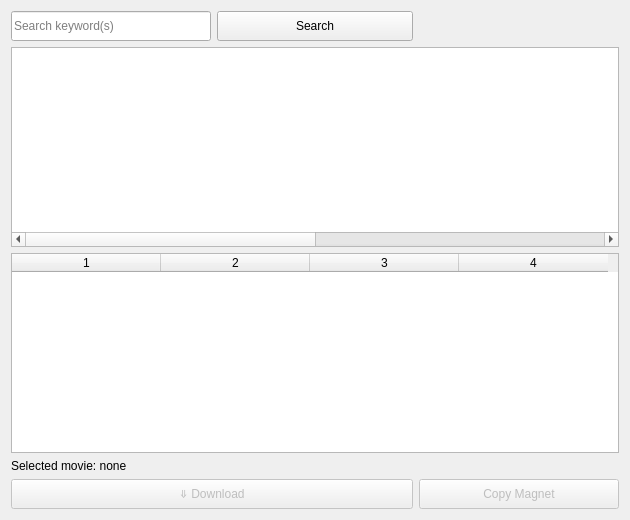
<?xml version="1.0" encoding="UTF-8"?>
<ui version="4.0">
 <class>MainWindow</class>
 <widget class="QMainWindow" name="MainWindow">
  <property name="geometry">
   <rect>
    <x>0</x>
    <y>0</y>
    <width>630</width>
    <height>520</height>
   </rect>
  </property>
  <property name="sizePolicy">
   <sizepolicy hsizetype="Preferred" vsizetype="Preferred">
    <horstretch>0</horstretch>
    <verstretch>0</verstretch>
   </sizepolicy>
  </property>
  <property name="minimumSize">
   <size>
    <width>630</width>
    <height>520</height>
   </size>
  </property>
  <property name="maximumSize">
   <size>
    <width>16777215</width>
    <height>16777215</height>
   </size>
  </property>
  <property name="windowTitle">
   <string>YTS Torrents</string>
  </property>
  <widget class="QWidget" name="centralWidget">
   <property name="sizePolicy">
    <sizepolicy hsizetype="Preferred" vsizetype="MinimumExpanding">
     <horstretch>0</horstretch>
     <verstretch>0</verstretch>
    </sizepolicy>
   </property>
   <property name="minimumSize">
    <size>
     <width>630</width>
     <height>500</height>
    </size>
   </property>
   <property name="maximumSize">
    <size>
     <width>16777215</width>
     <height>16777215</height>
    </size>
   </property>
   <layout class="QGridLayout" name="gridLayout_2">
    <item row="0" column="0">
     <layout class="QGridLayout" name="gridLayout">
      <item row="0" column="0" alignment="Qt::AlignTop">
       <widget class="QLineEdit" name="search_term">
        <property name="sizePolicy">
         <sizepolicy hsizetype="Preferred" vsizetype="Preferred">
          <horstretch>0</horstretch>
          <verstretch>0</verstretch>
         </sizepolicy>
        </property>
        <property name="minimumSize">
         <size>
          <width>200</width>
          <height>30</height>
         </size>
        </property>
        <property name="maximumSize">
         <size>
          <width>16777215</width>
          <height>30</height>
         </size>
        </property>
        <property name="placeholderText">
         <string>Search keyword(s)</string>
        </property>
       </widget>
      </item>
      <item row="0" column="1" alignment="Qt::AlignTop">
       <widget class="QPushButton" name="pushButton">
        <property name="sizePolicy">
         <sizepolicy hsizetype="MinimumExpanding" vsizetype="MinimumExpanding">
          <horstretch>0</horstretch>
          <verstretch>0</verstretch>
         </sizepolicy>
        </property>
        <property name="minimumSize">
         <size>
          <width>150</width>
          <height>30</height>
         </size>
        </property>
        <property name="maximumSize">
         <size>
          <width>200</width>
          <height>30</height>
         </size>
        </property>
        <property name="text">
         <string>Search</string>
        </property>
       </widget>
      </item>
      <item row="1" column="0" colspan="3">
       <widget class="QTableWidget" name="resultsTable">
        <property name="enabled">
         <bool>true</bool>
        </property>
        <property name="sizePolicy">
         <sizepolicy hsizetype="Preferred" vsizetype="Preferred">
          <horstretch>0</horstretch>
          <verstretch>0</verstretch>
         </sizepolicy>
        </property>
        <property name="minimumSize">
         <size>
          <width>600</width>
          <height>200</height>
         </size>
        </property>
        <property name="maximumSize">
         <size>
          <width>16777215</width>
          <height>16777215</height>
         </size>
        </property>
        <property name="editTriggers">
         <set>QAbstractItemView::NoEditTriggers</set>
        </property>
        <property name="showDropIndicator" stdset="0">
         <bool>false</bool>
        </property>
        <property name="defaultDropAction">
         <enum>Qt::IgnoreAction</enum>
        </property>
        <property name="alternatingRowColors">
         <bool>true</bool>
        </property>
        <property name="selectionMode">
         <enum>QAbstractItemView::SingleSelection</enum>
        </property>
        <property name="selectionBehavior">
         <enum>QAbstractItemView::SelectRows</enum>
        </property>
        <property name="showGrid">
         <bool>true</bool>
        </property>
        <property name="gridStyle">
         <enum>Qt::SolidLine</enum>
        </property>
        <property name="rowCount">
         <number>0</number>
        </property>
        <property name="columnCount">
         <number>2</number>
        </property>
        <attribute name="horizontalHeaderVisible">
         <bool>false</bool>
        </attribute>
        <attribute name="horizontalHeaderDefaultSectionSize">
         <number>500</number>
        </attribute>
        <attribute name="verticalHeaderVisible">
         <bool>false</bool>
        </attribute>
        <column/>
        <column/>
       </widget>
      </item>
      <item row="2" column="0" colspan="3">
       <widget class="QTableWidget" name="torrentsTable">
        <property name="sizePolicy">
         <sizepolicy hsizetype="Preferred" vsizetype="Preferred">
          <horstretch>0</horstretch>
          <verstretch>0</verstretch>
         </sizepolicy>
        </property>
        <property name="minimumSize">
         <size>
          <width>600</width>
          <height>200</height>
         </size>
        </property>
        <property name="maximumSize">
         <size>
          <width>16777215</width>
          <height>200</height>
         </size>
        </property>
        <property name="editTriggers">
         <set>QAbstractItemView::NoEditTriggers</set>
        </property>
        <property name="showDropIndicator" stdset="0">
         <bool>false</bool>
        </property>
        <property name="dragDropOverwriteMode">
         <bool>false</bool>
        </property>
        <property name="selectionMode">
         <enum>QAbstractItemView::SingleSelection</enum>
        </property>
        <property name="selectionBehavior">
         <enum>QAbstractItemView::SelectRows</enum>
        </property>
        <property name="gridStyle">
         <enum>Qt::DashLine</enum>
        </property>
        <property name="columnCount">
         <number>4</number>
        </property>
        <attribute name="horizontalHeaderDefaultSectionSize">
         <number>149</number>
        </attribute>
        <attribute name="verticalHeaderVisible">
         <bool>false</bool>
        </attribute>
        <column/>
        <column/>
        <column/>
        <column/>
       </widget>
      </item>
      <item row="0" column="2">
       <widget class="QLabel" name="lblTotal">
        <property name="minimumSize">
         <size>
          <width>200</width>
          <height>0</height>
         </size>
        </property>
        <property name="maximumSize">
         <size>
          <width>16777215</width>
          <height>30</height>
         </size>
        </property>
        <property name="text">
         <string/>
        </property>
       </widget>
      </item>
      <item row="4" column="0" colspan="2">
       <widget class="QPushButton" name="btnDownload">
        <property name="enabled">
         <bool>false</bool>
        </property>
        <property name="sizePolicy">
         <sizepolicy hsizetype="Preferred" vsizetype="Preferred">
          <horstretch>0</horstretch>
          <verstretch>0</verstretch>
         </sizepolicy>
        </property>
        <property name="minimumSize">
         <size>
          <width>0</width>
          <height>30</height>
         </size>
        </property>
        <property name="maximumSize">
         <size>
          <width>16777215</width>
          <height>30</height>
         </size>
        </property>
        <property name="text">
         <string>⇓ Download</string>
        </property>
       </widget>
      </item>
      <item row="4" column="2">
       <widget class="QPushButton" name="btnCopy">
        <property name="enabled">
         <bool>false</bool>
        </property>
        <property name="sizePolicy">
         <sizepolicy hsizetype="Preferred" vsizetype="Preferred">
          <horstretch>0</horstretch>
          <verstretch>0</verstretch>
         </sizepolicy>
        </property>
        <property name="minimumSize">
         <size>
          <width>0</width>
          <height>30</height>
         </size>
        </property>
        <property name="maximumSize">
         <size>
          <width>16777215</width>
          <height>30</height>
         </size>
        </property>
        <property name="text">
         <string>Copy Magnet</string>
        </property>
       </widget>
      </item>
      <item row="3" column="0" colspan="3">
       <widget class="QLabel" name="lblSelection">
        <property name="maximumSize">
         <size>
          <width>16777215</width>
          <height>30</height>
         </size>
        </property>
        <property name="text">
         <string>Selected movie: none</string>
        </property>
       </widget>
      </item>
     </layout>
    </item>
   </layout>
  </widget>
 </widget>
 <layoutdefault spacing="6" margin="11"/>
 <resources/>
 <connections/>
</ui>
